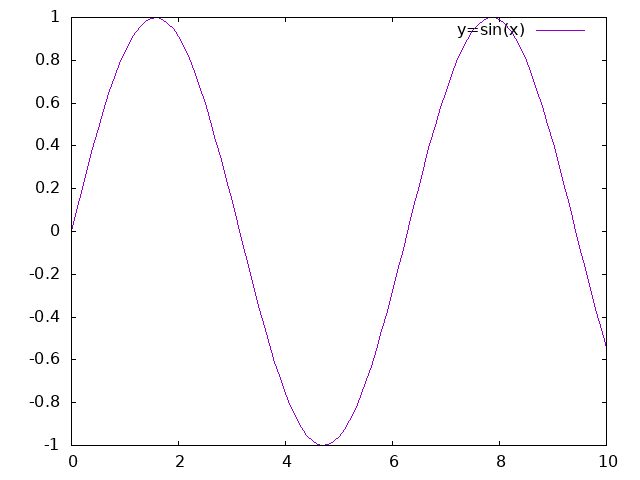

Write gnuplot code to recreate this figure.
set terminal png
set output 'plot.png'
plot 'data.txt' with lines title 'y=sin(x)'
